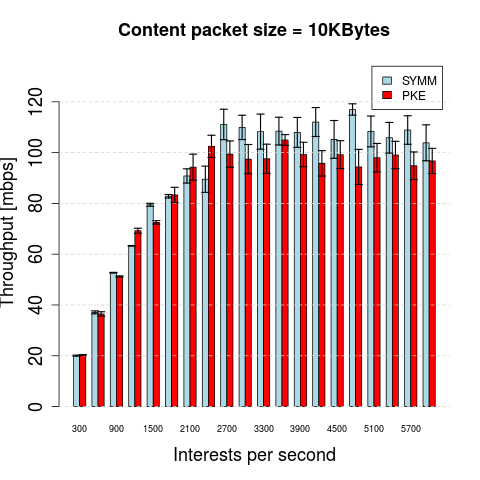

Generate this figure with R:
######Total Transmission Time##################################################
errf <- function(array){

    object <- 1.64*sd(array)/sqrt(length(array))

    return(object)
}

files = list.files("./symm_key/")

RTT_SYMM = c()
ERR_RTT_SYMM = c()
SYMM = c()
ERR_SYMM = c()

for (file in files){
  print(file)
  tsk = read.csv(paste("./symm_key/",file,sep=""),sep=',')$total_time/1000000   #seconds
  dsk = read.csv(paste("./symm_key/",file,sep=""),sep=',')$total_data/(1024*1024) #Mbits
  rttsk = read.csv(paste("./symm_key/",file,sep=""),sep=',')$rtt #s
  thput = mean(dsk/tsk)
  err_thput = errf(dsk/tsk)
  rtt = mean(rttsk)
  err_rtt = errf(rttsk)

  SYMM = c(SYMM,thput)
  ERR_SYMM = c(ERR_SYMM,err_thput)
  RTT_SYMM = c(RTT_SYMM,rtt)
  ERR_RTT_SYMM = c(ERR_RTT_SYMM,err_rtt)
}


files = list.files("./public_key/")

RTT_PKE = c()
ERR_RTT_PKE = c()
PKE = c()
ERR_PKE = c()
for (file in files){
  print(file)
  tsk = read.csv(paste("./public_key/",file,sep=""),sep=',')$total_time/1000000   #seconds
  dsk = read.csv(paste("./public_key/",file,sep=""),sep=',')$total_data/(1024*1024) #Mbits
  rttsk = read.csv(paste("./public_key/",file,sep=""),sep=',')$rtt #s
  thput = mean(dsk/tsk)
  err_thput = errf(dsk/tsk)
  rtt = mean(rttsk)
  err_rtt = errf(rttsk)

  PKE = c(PKE,thput)
  ERR_PKE = c(ERR_PKE,err_thput)
  RTT_PKE = c(RTT_PKE,rtt)
  ERR_RTT_PKE = c(ERR_RTT_PKE,err_rtt)

}

errs = c(rbind(ERR_RTT_SYMM,ERR_RTT_PKE)) 
means = c(rbind(RTT_SYMM,RTT_PKE)) 
data <- data.frame(rbind(RTT_SYMM,RTT_PKE))

ips = c()
increase = 300
for (x in 1:length(files)){
    ips = c(ips,increase*x)
}


pdf("1_1_rtt.pdf")
barCenters <- barplot(as.matrix(data), ylab="Avg. RTT [s]",
    xlab="Interests per second",main="Content packet size = 10KBytes", col=c("lightblue","red"),
 	legend = c("SYMM","PKE"), beside=TRUE, names.arg=ips,ylim=c(0,(max(means)+ max(errs))*1.2),
    cex.lab=1.5, cex.axis=1.5, cex.main=1.5, cex.sub=1.5,, cex.names=0.75)

grid(nx=NA, ny=NULL, lwd=1, lty=2)

arrows(barCenters, means - errs, barCenters,
       means + errs, lwd = 1.5, angle = 90,
       code = 3, length = 0.05)


dev.off()


png("1_1_rtt.png")
barCenters <- barplot(as.matrix(data), ylab="Avg. RTT [s]",
    xlab="Interests per second",main="Content packet size = 10KBytes", col=c("lightblue","red"),
 	legend = c("SYMM","PKE"), beside=TRUE, names.arg=ips,ylim=c(0,(max(means)+ max(errs))*1.2),
    cex.lab=1.5, cex.axis=1.5, cex.main=1.5, cex.sub=1.5,, cex.names=0.75)

grid(nx=NA, ny=NULL, lwd=1, lty=2)

arrows(barCenters, means - errs, barCenters,
       means + errs, lwd = 1.5, angle = 90,
       code = 3, length = 0.05)


dev.off()





errs = c(rbind(ERR_SYMM,ERR_PKE)) 
means = c(rbind(SYMM,PKE)) 
data <- data.frame(rbind(SYMM,PKE))

ips = c()
increase = 300
for (x in 1:length(files)){
    ips = c(ips,increase*x)
}


pdf("1_1_thput.pdf")
barCenters <- barplot(as.matrix(data), ylab="Throughput [mbps]",
    xlab="Interests per second",main="Content packet size = 10KBytes", col=c("lightblue","red"),
 	legend = c("SYMM","PKE"), beside=TRUE, names.arg=ips,ylim=c(0,(max(means)+ max(errs))*1.1),
    cex.lab=1.5, cex.axis=1.5, cex.main=1.5, cex.sub=1.5,, cex.names=0.75)

grid(nx=NA, ny=NULL, lwd=1, lty=2)

arrows(barCenters, means - errs, barCenters,
       means + errs, lwd = 1.5, angle = 90,
       code = 3, length = 0.05)


dev.off()


png("1_1_thput.png")
barCenters <- barplot(as.matrix(data), ylab="Throughput [mbps]",
    xlab="Interests per second",main="Content packet size = 10KBytes", col=c("lightblue","red"),
 	legend = c("SYMM","PKE"), beside=TRUE, names.arg=ips,ylim=c(0,(max(means)+ max(errs))*1.1),
    cex.lab=1.5, cex.axis=1.5, cex.main=1.5, cex.sub=1.5,, cex.names=0.75)

grid(nx=NA, ny=NULL, lwd=1, lty=2)

arrows(barCenters, means - errs, barCenters,
       means + errs, lwd = 1.5, angle = 90,
       code = 3, length = 0.05)

dev.off()
